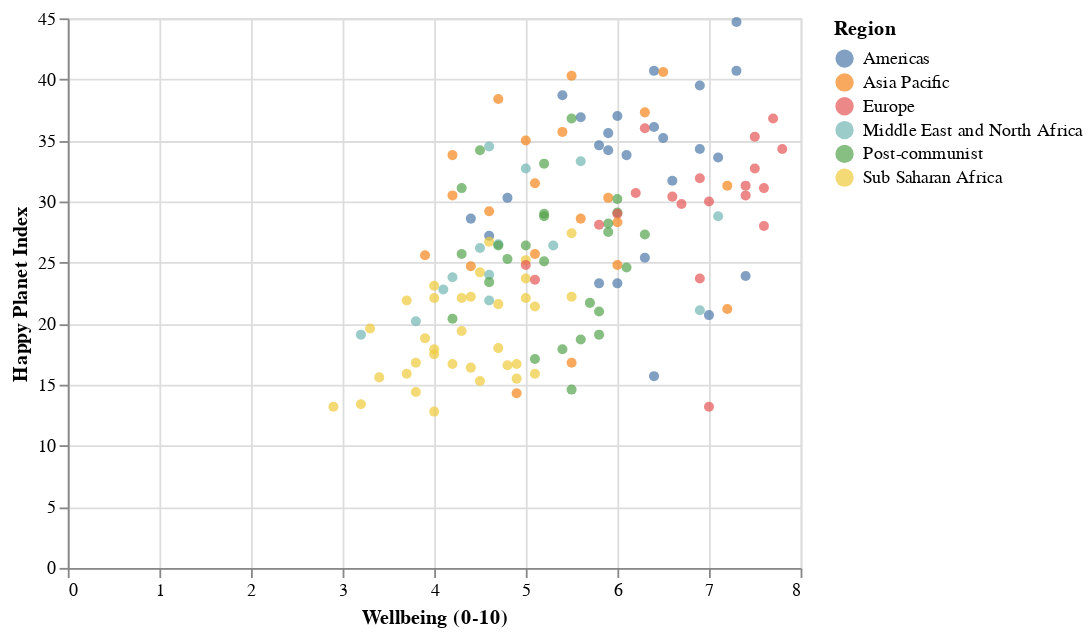

Write notebook code for a chart like this one.
### Code cell
selected_area = alt.selection_interval()
alt.Chart(hpi_df).mark_circle().encode(
    x='Wellbeing (0-10):Q',
    y='Happy Planet Index:Q',
    color = 'Region'
).add_selection(selected_area)

### Figure 1 — Vega-Lite specification as saved in the notebook (floating-point values rounded to 4 significant figures; data arrays with more than 128 entries replaced by an {"elided": "..."} marker saying what was removed)
{"config": {"view": {"continuousWidth": 400, "continuousHeight": 300}}, "data": {"name": "data-06c1dbec64553b487ce4599ce4c93c9b"}, "mark": "circle", "encoding": {"color": {"field": "Region", "type": "nominal"}, "x": {"field": "Wellbeing (0-10)", "type": "quantitative"}, "y": {"field": "Happy Planet Index", "type": "quantitative"}}, "selection": {"selector005": {"type": "interval"}}, "$schema": "https://vega.github.io/schema/vega-lite/v4.17.0.json", "datasets": {"data-06c1dbec64553b487ce4599ce4c93c9b": {"elided": "140 records"}}}
